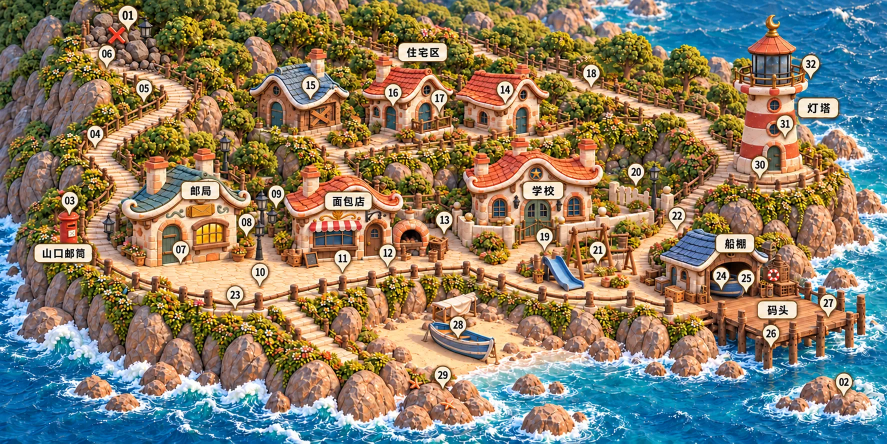
#> input picture docs/reference/preview.png, 1774 x 887 px (shown at 1/2 size)
$ python compare-preview.py ../docs/reference/preview.png ../docs/reference/preview.png ../docs/reference/preview.png
#> lines starting #> are read from the running program, lines starting #| are printed output that depends on the picture
# WP-01 预览对比：把预览图和游戏截图拼成左右对比图。
# 用法：python tools\compare-preview.py <preview.png> <shot.png> <out.png>
import sys
from PIL import Image, ImageDraw

def main():
    if len(sys.argv) != 4:
        print("用法: compare-preview.py <preview.png> <shot.png> <out.png>")
        return 2
    preview, shot, out = sys.argv[1], sys.argv[2], sys.argv[3]
    a = Image.open(preview).convert("RGB")
#> a is the input picture: PIL image 1774x887 RGB; mean R, G, B 136.2, 126, 105.1
    b = Image.open(shot).convert("RGB")
    h = 720
    a = a.resize((int(a.width * h / a.height), h), Image.LANCZOS)
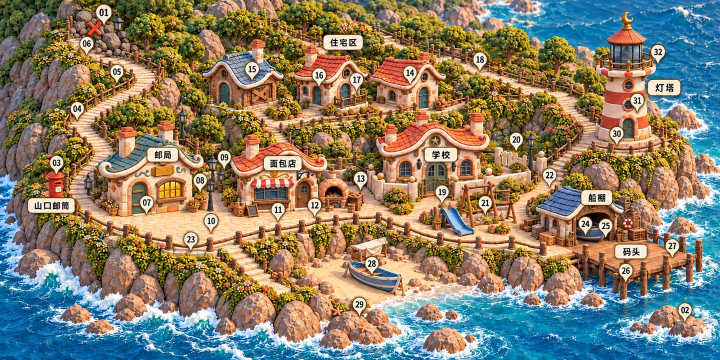
#> a: PIL image 1440x720 RGB (shown at 1/2 size); mean R, G, B 136.2, 126, 105.2
    b = b.resize((int(b.width * h / b.height), h), Image.LANCZOS)
    gap = 12
    canvas = Image.new("RGB", (a.width + b.width + gap, h), (24, 24, 24))
#> canvas: PIL image 2892x720 RGB; every value is 24
    canvas.paste(a, (0, 0))
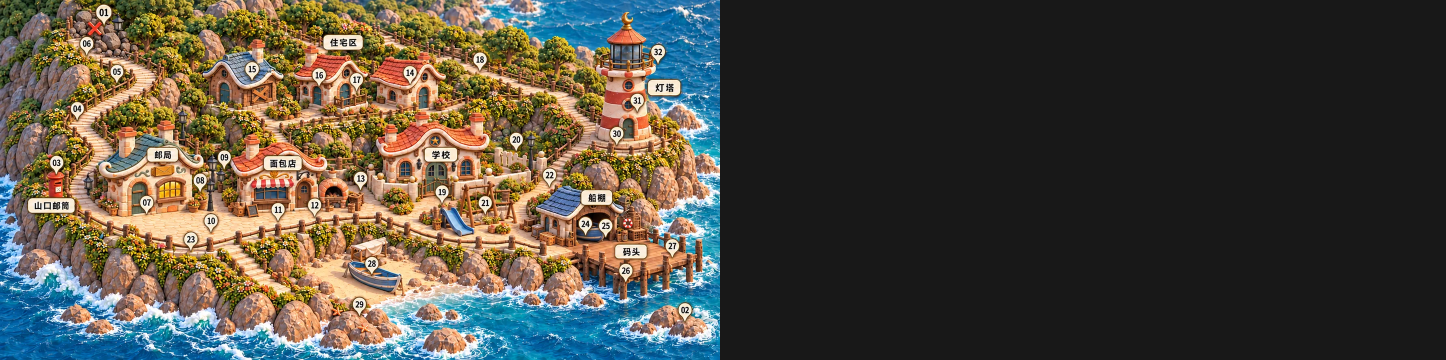
#> canvas: PIL image 2892x720 RGB (shown at 1/2 size); mean R, G, B 79.8, 74.8, 64.4
    canvas.paste(b, (a.width + gap, 0))
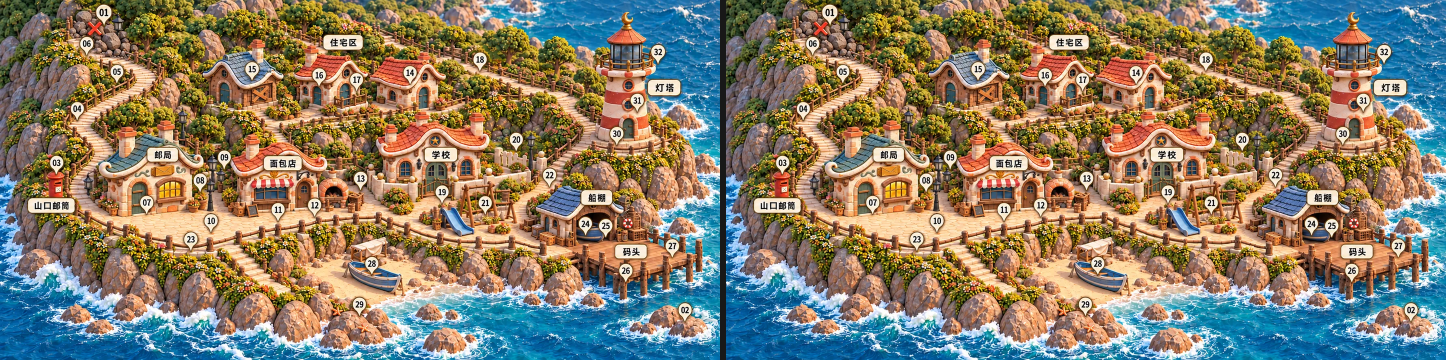
#> canvas: PIL image 2892x720 RGB (shown at 1/2 size); mean R, G, B 135.7, 125.5, 104.9
    canvas.save(out)
    print("OK", out, canvas.size)
#| OK ../docs/reference/preview.png (2892, 720)
    return 0

if __name__ == "__main__":
    sys.exit(main())
#> (the program exits here)
